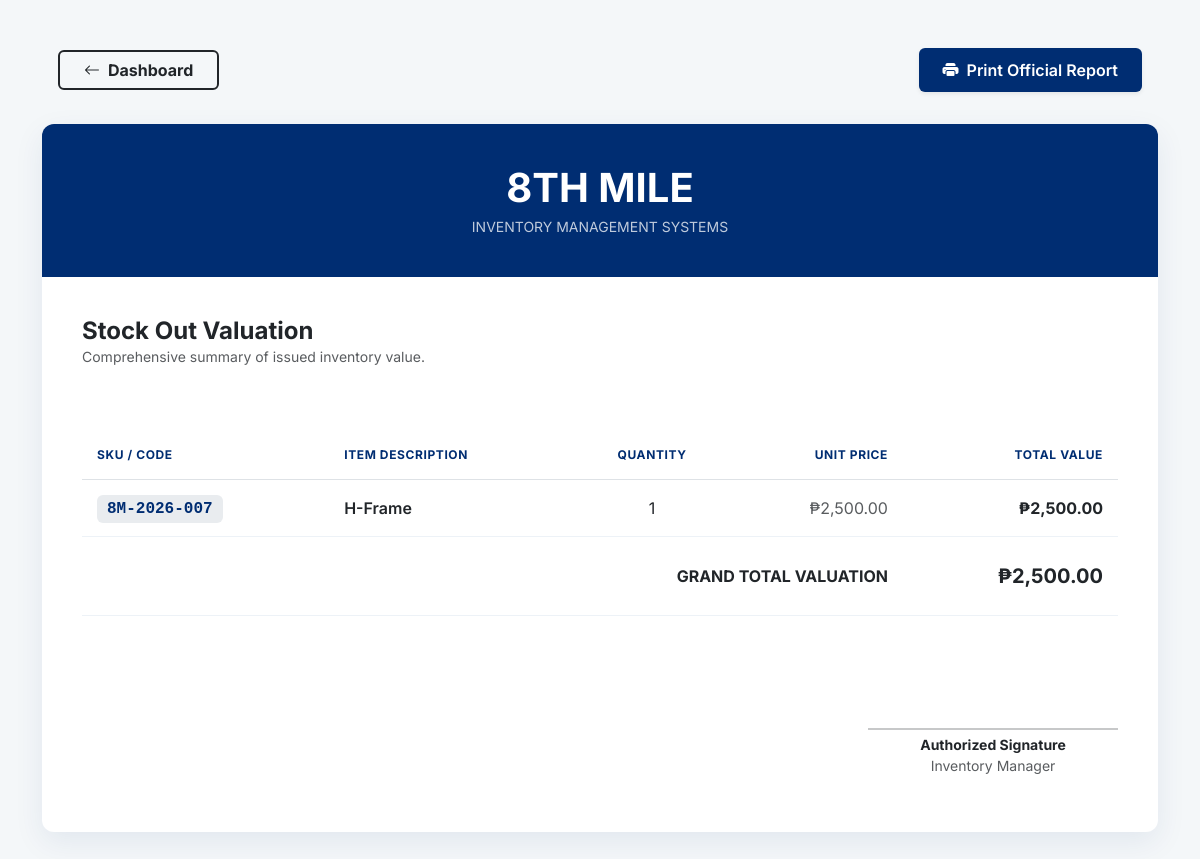
/stock_out_report.php (signed in), run on an earlier commit of the app's database.
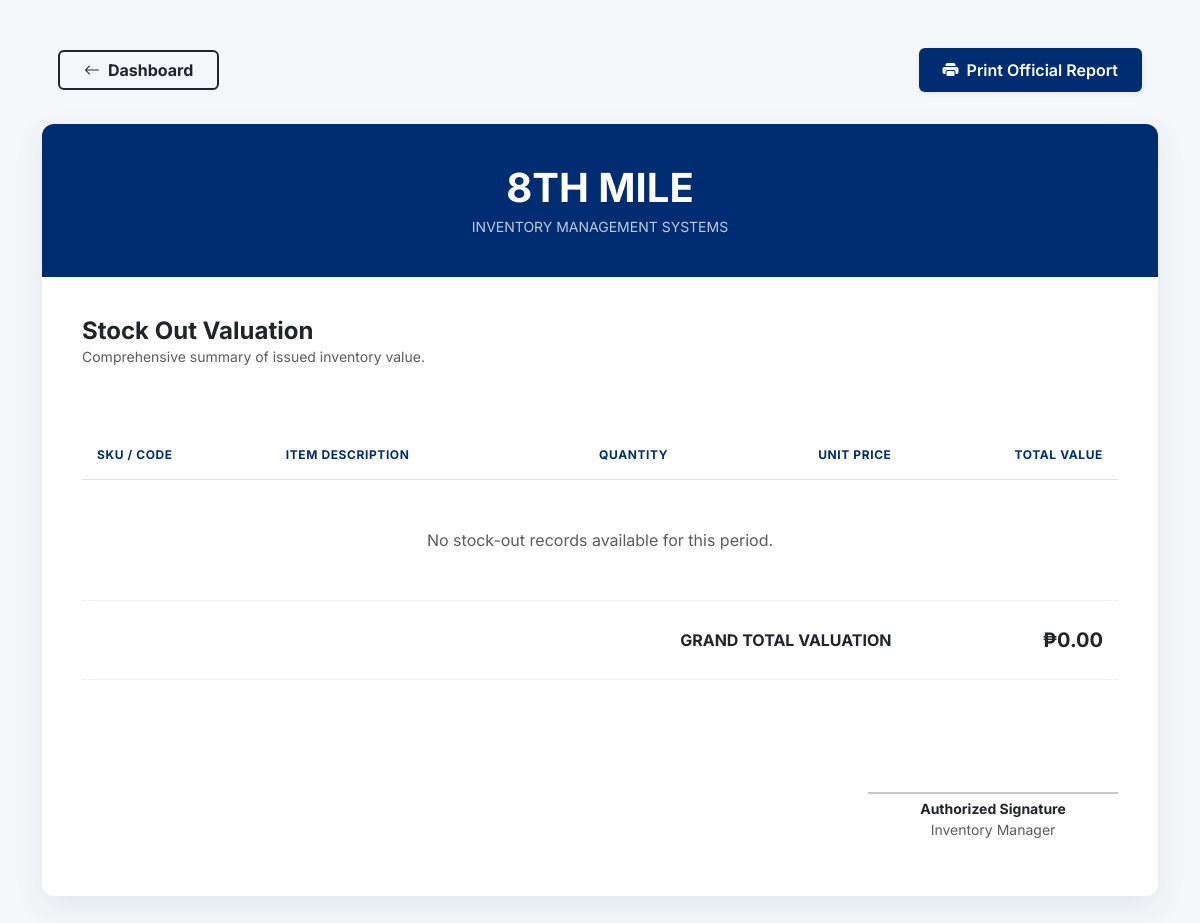
And on a later commit of the database.
### tables this page shows
CREATE TABLE `stock_out` (
  `id` int(11) NOT NULL,
  `transaction_id` varchar(20) NOT NULL,
  `product_id` int(11) NOT NULL,
  `holder_name` varchar(100) NOT NULL,
  `holder_id_number` varchar(50) NOT NULL,
  `project_name` varchar(255) DEFAULT NULL,
  `quantity` int(11) NOT NULL,
  `unit` varchar(50) DEFAULT NULL,
  `date_out` datetime DEFAULT current_timestamp(),
  `ClientID` int(11) DEFAULT NULL
);

CREATE TABLE `products` (
  `productID` int(11) NOT NULL,
  `name` varchar(150) NOT NULL,
  `sku` varchar(100) NOT NULL,
  `category_id` int(11) DEFAULT NULL,
  `quantity` int(11) NOT NULL DEFAULT 0,
  `unit_type` varchar(20) DEFAULT NULL,
  `unit_price` decimal(10,2) DEFAULT 0.00,
  `created_at` timestamp NOT NULL DEFAULT current_timestamp(),
  `updated_at` timestamp NOT NULL DEFAULT current_timestamp(),
  `supplier` varchar(150) DEFAULT NULL
);

### stock_out_report.php (the view, shortened to what this page needs)
<?php
include('config.php');
$reportQuery = "SELECT s.*, p.name, p.sku, p.unit_price, (s.quantity * p.unit_price) as total_item_value
                FROM stock_out s
                JOIN products p ON s.product_id = p.productID";
$reportResult = mysqli_query($conn, $reportQuery);
$grandTotal = 0;
?>
<!DOCTYPE html>
<html lang="en">
<head>
    <link href="https://cdn.jsdelivr.net/npm/bootstrap@5.3.0/dist/css/bootstrap.min.css" rel="stylesheet">
    <link rel="stylesheet" href="https://cdn.jsdelivr.net/npm/bootstrap-icons@1.11.0/font/bootstrap-icons.css">
</head>
<body>
    <div class="container py-5">
        <div class="no-print d-flex justify-content-between align-items-center mb-4 px-3">
            <a href="dashboard.php" class="btn btn-outline-dark border-2 px-4 fw-bold">
                <i class="bi bi-arrow-left me-2"></i>Dashboard
            </a>
            <button onclick="window.print()" class="btn btn-navy shadow-sm px-4">
                <i class="bi bi-printer-fill me-2"></i>Print Official Report
            </button>
        </div>
        <div class="report-card">
            <div class="report-header">
                <h1 class="fw-bold mb-1">8TH MILE</h1>
                <p class="mb-0 text-uppercase tracking-widest opacity-75 small">Inventory Management Systems</p>
            </div>
            <div class="report-body">
                <div class="row mb-5 align-items-end">
                    <div class="col-md-6">
                        <h4 class="fw-bold text-dark mb-0">Stock Out Valuation</h4>
                        <p class="text-muted small">Comprehensive summary of issued inventory value.</p>
                    </div>
                </div>
                <div class="table-responsive">
                    <table class="table mb-0">
                        <thead>
                            <tr>
                                <th>SKU / Code</th>
                                <th>Item Description</th>
                                <th class="text-center">Quantity</th>
                                <th class="text-end">Unit Price</th>
                                <th class="text-end">Total Value</th>
                            </tr>
                        </thead>
                        <tbody>
                            <?php
                            if($reportResult && mysqli_num_rows($reportResult) > 0) {
                                while($row = mysqli_fetch_assoc($reportResult)) {
                                    $grandTotal += $row['total_item_value'];
                                    echo "<tr>
                                        <td><span class='sku-badge'>".$row['sku']."</span></td>
                                        <td class='fw-semibold text-dark'>".$row['name']."</td>
                                        <td class='text-center'>".$row['quantity']."</td>
                                        <td class='text-end text-muted'>₱".number_format($row['unit_price'], 2)."</td>
                                        <td class='text-end fw-bold text-dark'>₱".number_format($row['total_item_value'], 2)."</td>
                                    </tr>";
                                }
                            } else {
                                echo "<tr><td colspan='5' class='text-center py-5 text-muted'>No stock-out records available for this period.</td></tr>";
                            }
                            ?>
                        </tbody>
                        <tfoot>
                            <tr class="total-row">
                                <td colspan="4" class="text-end py-4 text-uppercase">Grand Total Valuation</td>
                                <td class="text-end py-4 fs-5 text-navy">₱<?php echo number_format($grandTotal, 2); ?></td>
                            </tr>
                        </tfoot>
                    </table>
                </div>
                <div class="row mt-5 pt-5 align-items-center">
                    <div class="col-6 text-end">
                        <div class="d-inline-block text-center" style="width: 250px;">
                            <hr class="mb-1 border-dark border-2">
                            <p class="small fw-bold text-dark mb-0">Authorized Signature</p>
                            <p class="small text-muted">Inventory Manager</p>
                        </div>
                    </div>
                </div>
            </div>
        </div>
    </div>
</body>
</html>

What changed in the data, as far as the page shows it:
removed stock_out: product.sku "8M-2026-007", product.name "H-Frame", quantity "1", product.unit_price "2,500.00", total_item_value "2,500.00"
Also different on the page:
$grandTotal: "2,500.00" → "0.00"
text now shown: "No stock-out records available for this period."
